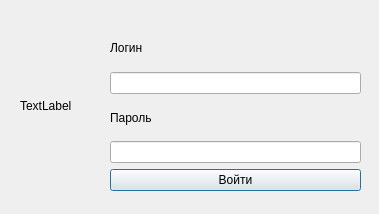
<?xml version="1.0" encoding="UTF-8"?>
<ui version="4.0">
 <class>Input</class>
 <widget class="QDialog" name="Input">
  <property name="geometry">
   <rect>
    <x>0</x>
    <y>0</y>
    <width>379</width>
    <height>214</height>
   </rect>
  </property>
  <property name="windowTitle">
   <string>Вход</string>
  </property>
  <widget class="QWidget" name="verticalLayoutWidget">
   <property name="geometry">
    <rect>
     <x>110</x>
     <y>30</y>
     <width>251</width>
     <height>161</height>
    </rect>
   </property>
   <layout class="QVBoxLayout" name="verticalLayout">
    <item>
     <widget class="QLabel" name="label">
      <property name="text">
       <string>Логин</string>
      </property>
     </widget>
    </item>
    <item>
     <widget class="QLineEdit" name="Log_in"/>
    </item>
    <item>
     <widget class="QLabel" name="label_2">
      <property name="text">
       <string>Пароль</string>
      </property>
     </widget>
    </item>
    <item>
     <widget class="QLineEdit" name="Pas_in"/>
    </item>
    <item>
     <widget class="QPushButton" name="Show">
      <property name="text">
       <string>Войти</string>
      </property>
     </widget>
    </item>
   </layout>
  </widget>
  <widget class="QLabel" name="img">
   <property name="geometry">
    <rect>
     <x>20</x>
     <y>70</y>
     <width>81</width>
     <height>71</height>
    </rect>
   </property>
   <property name="text">
    <string>TextLabel</string>
   </property>
  </widget>
 </widget>
 <resources/>
 <connections/>
</ui>
